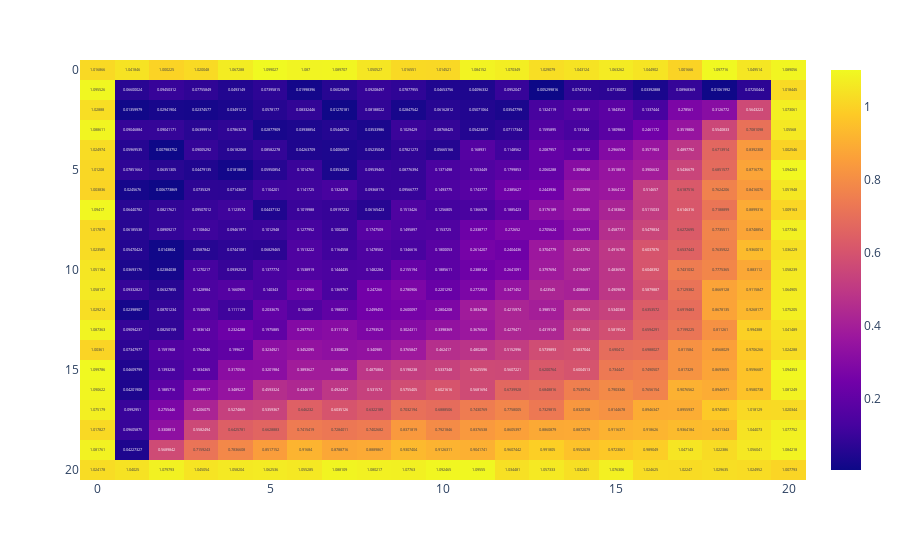

The cell this chart's notebook holds for it:
### Code cell
for iN in range(NN):
    # generate the noise values
    r_x = domainalp[iN] * dt/(pow(dx, 2))
    r_y = domainalp[iN] * dt/(pow(dy, 2))
    fo = r_x + r_y

    # what does this condition mean? no convergence?
    if fo > 0.5000:
        raise Exception("Numerical stability requires Fo <= 1/2")
        exit()

    # we create a matrix of values
    nx = (int) (L / dx + 1)
    ny = (int) (H / dx + 1)

    grid = np.empty((nx, ny))

    # find center
    ic = (int) ((nx - 1) / 2) # no plus one, index starts at 0
    jc = (int) ((ny - 1) / 2)

    # set boundary conditions
    T = np.zeros((nx, ny))

    # column 0
    # T[:,0] = 1

    # column ny - 1
    T[:, ny-1] = 1

    # row 0
    T[0, :] = 1

    # row nx - 1
    T[nx - 1, :] = 1

    # I had difficulty telling what this step does?? are they not 0 and 1?)
    Tmin = np.min(np.min(T)) 
    Tmax = np.max(np.max(T)) 
    
    # iterative component
    n = 0 # index

    # nmax = (int) (tmax/dt)
    nmax = 1000

    CenterT = [] # center temperature
    AveT = []
    SaveIndex = 0
    iSave = 0
    bSaveImage = 0

    while n < nmax:
            n = n + 1
            SaveIndex = SaveIndex + 1

            T_n = T

            # define temperature values
            for j in range(1, nx - 1):
                for i in range(1, nx - 1):
                     T[j][i]= T_n[j][i] + r_x*(T_n[j][i+1]-2*T_n[j][i]+T_n[j][i-1]) + r_y*(T_n[j+1][i]-2*T_n[j][i]+T_n[j-1][i])

            a = T.shape
            NoiseT = T + 0.1 * np.random.rand(a[0], a[1])

    fig = px.imshow(NoiseT, text_auto=True, aspect="auto")
    fig.show()

### Figure 1 — Plotly figure (JSON) as saved in the notebook; plotly's stock layout.template omitted (floating-point values rounded to 4 significant figures; data arrays with more than 128 entries replaced by an {"elided": "..."} marker saying what was removed)
{"data": [{"coloraxis": "coloraxis", "hovertemplate": "x: %{x}<br>y: %{y}<br>color: %{z}<extra></extra>", "name": "0", "texttemplate": "%{z}", "type": "heatmap", "xaxis": "x", "yaxis": "y", "z": {"elided": "21x21 float values"}}], "layout": {"coloraxis": {"colorscale": [[0, "#0d0887"], [0.1111, "#46039f"], [0.2222, "#7201a8"], [0.3333, "#9c179e"], [0.4444, "#bd3786"], [0.5556, "#d8576b"], [0.6667, "#ed7953"], [0.7778, "#fb9f3a"], [0.8889, "#fdca26"], [1, "#f0f921"]]}, "margin": {"t": 60}, "xaxis": {"anchor": "y", "domain": [0, 1]}, "yaxis": {"anchor": "x", "autorange": "reversed", "domain": [0, 1]}}}
